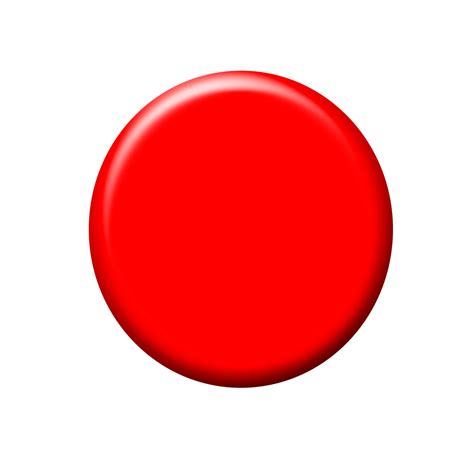
#> input picture red.jpg, 474 x 474 px
$ python jonas-project.py
#> lines starting #> are read from the running program, lines starting #| are printed output that depends on the picture
# ATTENTION!
# You need to install ffmpeg before running this file.
# On a mac this can be done with
# brew install ffmpeg

import numpy as np
import matplotlib.pyplot as plt
import matplotlib.animation as animation
from matplotlib.animation import PillowWriter
from PIL import Image

#### Set frequency here: ####
f = 5 # Frequency in Hz
fps = f*2
#############################

img = np.array(Image.open('red.jpg'))
#> img is the input picture: shape (474, 474, 3); mean R, G, B 251, 171.7, 171.7
bg = np.ones(img.shape)

fig, ax = plt.subplots()
ax.axis('off')

# ims is a list of lists, each row is a list of artists to draw in the
# current frame; here we are just animating one artist, the image, in
# each frame
ims = []
for i in range(60):
    if i % 2 == 0:
        im = ax.imshow(img, animated=True)
    else:
        im = ax.imshow(bg, animated=True)
    if i == 0:
        ax.imshow(img)  # show an initial one first
    ims.append([im])
#> after the loop, ims = 60 items

ani = animation.ArtistAnimation(fig, ims, blit=True)

# Save gif (might have maximum fps at 20Hz/30Hz)
ani.save("red-button.gif", fps=fps)
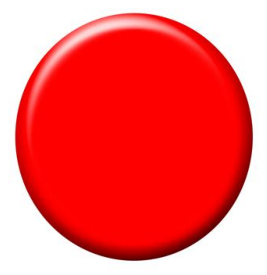
#> figure drawn by matplotlib, 1 panel
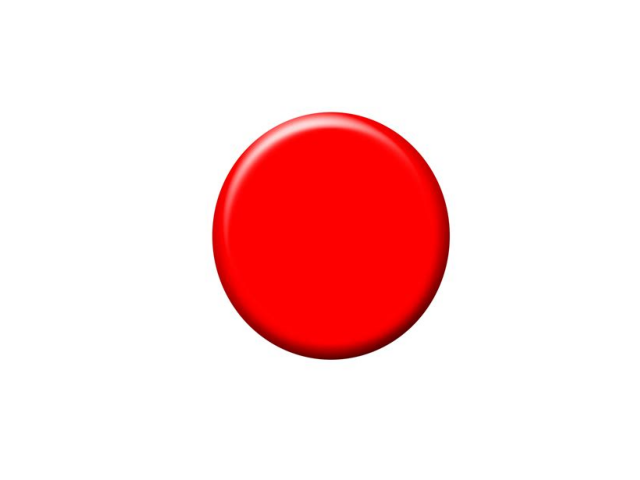
#> saved as red-button.gif: PIL image 640x480 RGBA; mean R, G, B, A 253.2, 217.9, 217.9, 255

# Save mp4. Requires ffmpeg
FFwriter = animation.FFMpegWriter(fps=fps)
#> (the run stopped early here; a loop or call above may not have finished)
